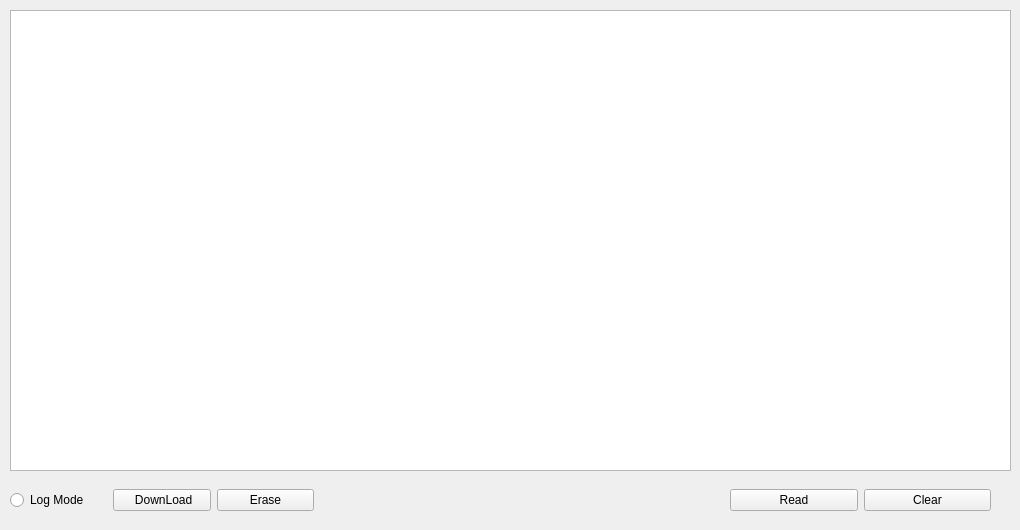
    <widget class="QWidget" name="tab_51">
     <property name="sizePolicy">
      <sizepolicy hsizetype="Expanding" vsizetype="Expanding">
       <horstretch>0</horstretch>
       <verstretch>0</verstretch>
      </sizepolicy>
     </property>
     <attribute name="title">
      <string>M-Bus Data</string>
     </attribute>
     <widget class="QTableView" name="tableView">
      <property name="geometry">
       <rect>
        <x>10</x>
        <y>10</y>
        <width>1001</width>
        <height>461</height>
       </rect>
      </property>
      <property name="sizePolicy">
       <sizepolicy hsizetype="MinimumExpanding" vsizetype="MinimumExpanding">
        <horstretch>0</horstretch>
        <verstretch>0</verstretch>
       </sizepolicy>
      </property>
      <property name="baseSize">
       <size>
        <width>100</width>
        <height>100</height>
       </size>
      </property>
      <property name="midLineWidth">
       <number>0</number>
      </property>
     </widget>
     <widget class="QWidget" name="layoutWidget">
      <property name="geometry">
       <rect>
        <x>10</x>
        <y>480</y>
        <width>304</width>
        <height>41</height>
       </rect>
      </property>
      <layout class="QHBoxLayout" name="horizontalLayout_3">
       <item>
        <widget class="QRadioButton" name="eventLogEnableRadioButton">
         <property name="text">
          <string>Log Mode</string>
         </property>
        </widget>
       </item>
       <item>
        <widget class="QPushButton" name="ELogChkPushButton">
         <property name="text">
          <string> DownLoad</string>
         </property>
        </widget>
       </item>
       <item>
        <widget class="QPushButton" name="logErasePushButton">
         <property name="text">
          <string>Erase</string>
         </property>
        </widget>
       </item>
      </layout>
     </widget>
     <widget class="QWidget" name="layoutWidget">
      <property name="geometry">
       <rect>
        <x>730</x>
        <y>480</y>
        <width>261</width>
        <height>41</height>
       </rect>
      </property>
      <layout class="QHBoxLayout" name="horizontalLayout_5">
       <item>
        <widget class="QPushButton" name="mbusPrimaryRead">
         <property name="text">
          <string>Read</string>
         </property>
        </widget>
       </item>
       <item>
        <widget class="QPushButton" name="clearViewBtn">
         <property name="text">
          <string>Clear</string>
         </property>
        </widget>
       </item>
      </layout>
     </widget>
    </widget>
